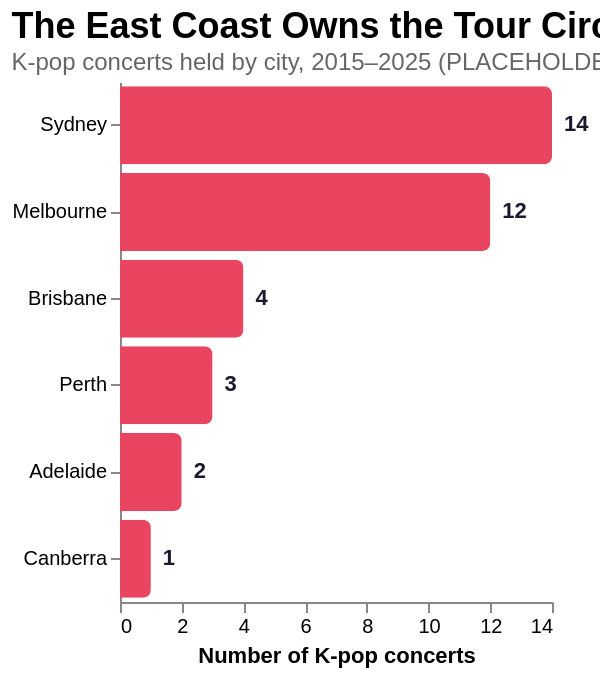

The Vega-Lite source for this figure:
### Vega-Lite specification from a JSON file in a GitHub repository (floating-point values rounded to 4 significant figures)
{"$schema": "https://vega.github.io/schema/vega-lite/v5.json", "title": {"text": "The East Coast Owns the Tour Circuit", "subtitle": "K-pop concerts held by city, 2015–2025 (PLACEHOLDER DATA)", "anchor": "start", "fontSize": 18, "subtitleFontSize": 12, "subtitleColor": "#666"}, "width": "container", "height": 260, "autosize": {"type": "fit-x", "contains": "padding"}, "data": {"values": [{"city": "Sydney", "concerts": 14, "attendance": 195000}, {"city": "Melbourne", "concerts": 12, "attendance": 168000}, {"city": "Brisbane", "concerts": 4, "attendance": 38000}, {"city": "Perth", "concerts": 3, "attendance": 31000}, {"city": "Adelaide", "concerts": 2, "attendance": 14000}, {"city": "Canberra", "concerts": 1, "attendance": 6000}]}, "layer": [{"mark": {"type": "bar", "color": "#e94560", "cornerRadiusEnd": 4}, "encoding": {"y": {"field": "city", "type": "nominal", "sort": "-x", "title": null}, "x": {"field": "concerts", "type": "quantitative", "title": "Number of K-pop concerts"}, "tooltip": [{"field": "city", "title": "City"}, {"field": "concerts", "title": "Concerts"}, {"field": "attendance", "title": "Total attendance"}]}}, {"mark": {"type": "text", "align": "left", "dx": 6, "color": "#1a1a2e", "fontWeight": "bold"}, "encoding": {"y": {"field": "city", "type": "nominal", "sort": "-x"}, "x": {"field": "concerts", "type": "quantitative"}, "text": {"field": "concerts"}}}], "config": {"view": {"stroke": null}, "axis": {"grid": false}}}
